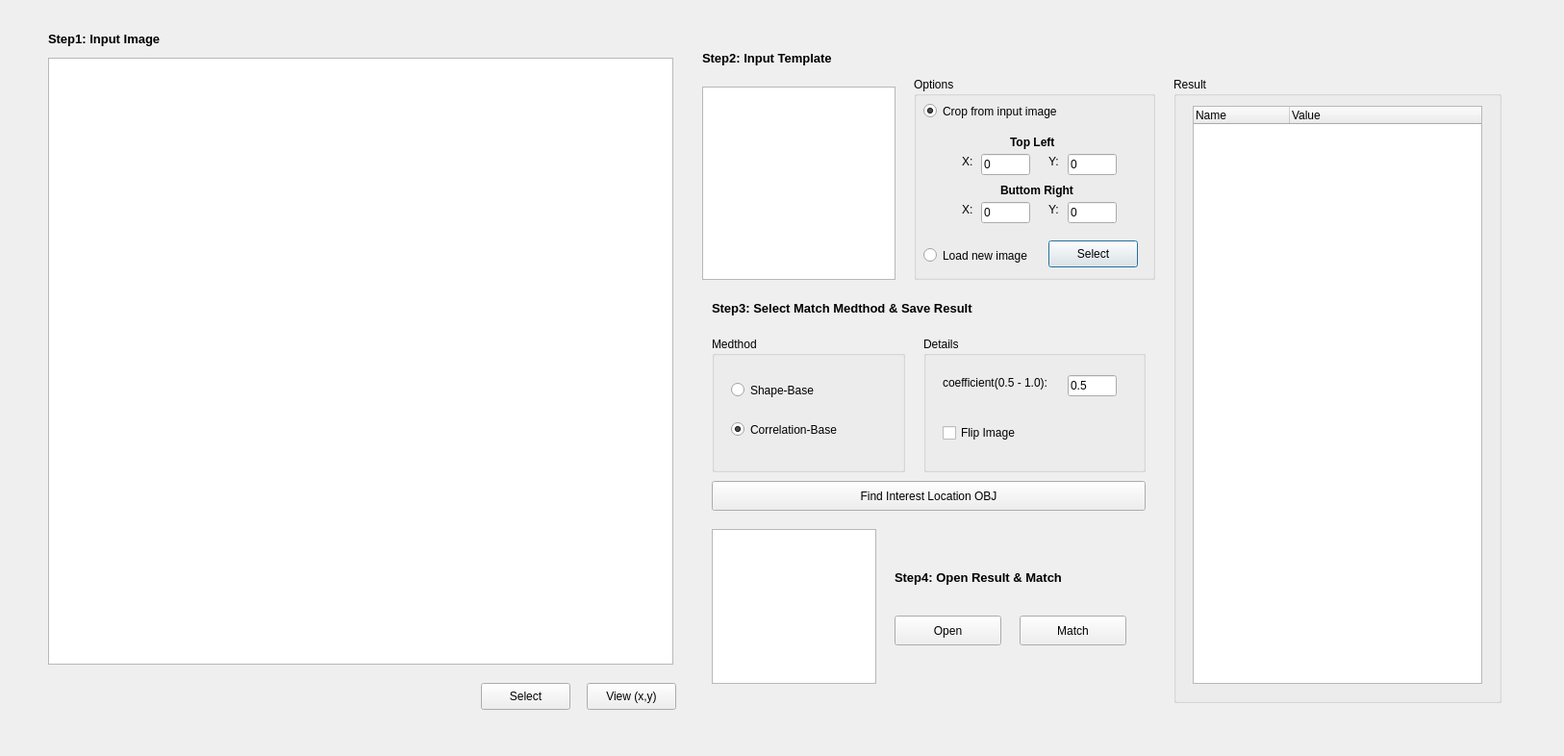
<?xml version="1.0" encoding="UTF-8"?>
<ui version="4.0">
 <class>matchImage</class>
 <widget class="QDialog" name="matchImage">
  <property name="geometry">
   <rect>
    <x>0</x>
    <y>0</y>
    <width>1626</width>
    <height>786</height>
   </rect>
  </property>
  <property name="windowTitle">
   <string>matchImage</string>
  </property>
  <widget class="QListView" name="listView_2">
   <property name="geometry">
    <rect>
     <x>730</x>
     <y>90</y>
     <width>201</width>
     <height>201</height>
    </rect>
   </property>
  </widget>
  <widget class="QLabel" name="viewImage1">
   <property name="geometry">
    <rect>
     <x>70</x>
     <y>90</y>
     <width>600</width>
     <height>571</height>
    </rect>
   </property>
   <property name="text">
    <string/>
   </property>
  </widget>
  <widget class="QGroupBox" name="groupBox_3">
   <property name="geometry">
    <rect>
     <x>950</x>
     <y>80</y>
     <width>251</width>
     <height>211</height>
    </rect>
   </property>
   <property name="title">
    <string>Options</string>
   </property>
   <widget class="QRadioButton" name="chk_newImg">
    <property name="geometry">
     <rect>
      <x>10</x>
      <y>170</y>
      <width>221</width>
      <height>31</height>
     </rect>
    </property>
    <property name="text">
     <string>Load new image</string>
    </property>
   </widget>
   <widget class="QRadioButton" name="chk_crop">
    <property name="geometry">
     <rect>
      <x>10</x>
      <y>20</y>
      <width>161</width>
      <height>31</height>
     </rect>
    </property>
    <property name="text">
     <string>Crop from input image </string>
    </property>
    <property name="checked">
     <bool>true</bool>
    </property>
   </widget>
   <widget class="QLineEdit" name="ty">
    <property name="geometry">
     <rect>
      <x>160</x>
      <y>80</y>
      <width>51</width>
      <height>22</height>
     </rect>
    </property>
    <property name="text">
     <string>0</string>
    </property>
   </widget>
   <widget class="QLineEdit" name="tx">
    <property name="geometry">
     <rect>
      <x>70</x>
      <y>80</y>
      <width>51</width>
      <height>22</height>
     </rect>
    </property>
    <property name="text">
     <string>0</string>
    </property>
   </widget>
   <widget class="QPushButton" name="btn_load2">
    <property name="geometry">
     <rect>
      <x>140</x>
      <y>170</y>
      <width>93</width>
      <height>28</height>
     </rect>
    </property>
    <property name="text">
     <string>Select</string>
    </property>
   </widget>
   <widget class="QLineEdit" name="bx">
    <property name="geometry">
     <rect>
      <x>70</x>
      <y>130</y>
      <width>51</width>
      <height>22</height>
     </rect>
    </property>
    <property name="text">
     <string>0</string>
    </property>
   </widget>
   <widget class="QLineEdit" name="by">
    <property name="geometry">
     <rect>
      <x>160</x>
      <y>130</y>
      <width>51</width>
      <height>22</height>
     </rect>
    </property>
    <property name="text">
     <string>0</string>
    </property>
   </widget>
   <widget class="QLabel" name="label_4">
    <property name="geometry">
     <rect>
      <x>50</x>
      <y>80</y>
      <width>21</width>
      <height>16</height>
     </rect>
    </property>
    <property name="text">
     <string>X:</string>
    </property>
   </widget>
   <widget class="QLabel" name="label_5">
    <property name="geometry">
     <rect>
      <x>50</x>
      <y>130</y>
      <width>21</width>
      <height>16</height>
     </rect>
    </property>
    <property name="text">
     <string>X:</string>
    </property>
   </widget>
   <widget class="QLabel" name="label_6">
    <property name="geometry">
     <rect>
      <x>140</x>
      <y>80</y>
      <width>21</width>
      <height>16</height>
     </rect>
    </property>
    <property name="text">
     <string>Y:</string>
    </property>
   </widget>
   <widget class="QLabel" name="label_7">
    <property name="geometry">
     <rect>
      <x>140</x>
      <y>130</y>
      <width>21</width>
      <height>16</height>
     </rect>
    </property>
    <property name="text">
     <string>Y:</string>
    </property>
   </widget>
   <widget class="QLabel" name="label_8">
    <property name="geometry">
     <rect>
      <x>90</x>
      <y>110</y>
      <width>91</width>
      <height>16</height>
     </rect>
    </property>
    <property name="text">
     <string>&lt;html&gt;&lt;head/&gt;&lt;body&gt;&lt;p&gt;&lt;span style=&quot; font-weight:600;&quot;&gt;Buttom Right&lt;/span&gt;&lt;/p&gt;&lt;/body&gt;&lt;/html&gt;</string>
    </property>
   </widget>
   <widget class="QLabel" name="label_9">
    <property name="geometry">
     <rect>
      <x>100</x>
      <y>60</y>
      <width>61</width>
      <height>16</height>
     </rect>
    </property>
    <property name="text">
     <string>&lt;html&gt;&lt;head/&gt;&lt;body&gt;&lt;p&gt;&lt;span style=&quot; font-weight:600;&quot;&gt;Top Left&lt;/span&gt;&lt;/p&gt;&lt;/body&gt;&lt;/html&gt;</string>
    </property>
   </widget>
  </widget>
  <widget class="QLabel" name="label_2">
   <property name="geometry">
    <rect>
     <x>50</x>
     <y>20</y>
     <width>191</width>
     <height>41</height>
    </rect>
   </property>
   <property name="font">
    <font>
     <pointsize>10</pointsize>
     <weight>75</weight>
     <bold>true</bold>
    </font>
   </property>
   <property name="text">
    <string>Step1: Input Image</string>
   </property>
  </widget>
  <widget class="QLabel" name="viewImage2">
   <property name="geometry">
    <rect>
     <x>750</x>
     <y>110</y>
     <width>161</width>
     <height>161</height>
    </rect>
   </property>
   <property name="text">
    <string/>
   </property>
  </widget>
  <widget class="QGroupBox" name="groupBox_2">
   <property name="geometry">
    <rect>
     <x>1220</x>
     <y>80</y>
     <width>341</width>
     <height>651</height>
    </rect>
   </property>
   <property name="title">
    <string>Result</string>
   </property>
   <widget class="QTreeWidget" name="result">
    <property name="geometry">
     <rect>
      <x>20</x>
      <y>30</y>
      <width>301</width>
      <height>601</height>
     </rect>
    </property>
    <property name="columnCount">
     <number>2</number>
    </property>
    <column>
     <property name="text">
      <string notr="true">Name</string>
     </property>
    </column>
    <column>
     <property name="text">
      <string>Value</string>
     </property>
    </column>
   </widget>
  </widget>
  <widget class="QPushButton" name="btn_viewImg1">
   <property name="geometry">
    <rect>
     <x>610</x>
     <y>710</y>
     <width>93</width>
     <height>28</height>
    </rect>
   </property>
   <property name="text">
    <string>View (x,y)</string>
   </property>
  </widget>
  <widget class="QListView" name="listView">
   <property name="geometry">
    <rect>
     <x>50</x>
     <y>60</y>
     <width>650</width>
     <height>631</height>
    </rect>
   </property>
  </widget>
  <widget class="QPushButton" name="btn_match1">
   <property name="geometry">
    <rect>
     <x>740</x>
     <y>500</y>
     <width>451</width>
     <height>31</height>
    </rect>
   </property>
   <property name="text">
    <string>Find Interest Location OBJ</string>
   </property>
  </widget>
  <widget class="QGroupBox" name="groupBox_4">
   <property name="geometry">
    <rect>
     <x>960</x>
     <y>350</y>
     <width>231</width>
     <height>141</height>
    </rect>
   </property>
   <property name="title">
    <string>Details</string>
   </property>
   <widget class="QLineEdit" name="coef">
    <property name="geometry">
     <rect>
      <x>150</x>
      <y>40</y>
      <width>51</width>
      <height>22</height>
     </rect>
    </property>
    <property name="text">
     <string>0.5</string>
    </property>
   </widget>
   <widget class="QLabel" name="label_3">
    <property name="geometry">
     <rect>
      <x>20</x>
      <y>40</y>
      <width>121</width>
      <height>16</height>
     </rect>
    </property>
    <property name="text">
     <string>coefficient(0.5 - 1.0):</string>
    </property>
   </widget>
   <widget class="QCheckBox" name="chk_Flip">
    <property name="geometry">
     <rect>
      <x>20</x>
      <y>90</y>
      <width>111</width>
      <height>20</height>
     </rect>
    </property>
    <property name="text">
     <string>Flip Image</string>
    </property>
   </widget>
  </widget>
  <widget class="QPushButton" name="btn_load">
   <property name="geometry">
    <rect>
     <x>500</x>
     <y>710</y>
     <width>93</width>
     <height>28</height>
    </rect>
   </property>
   <property name="text">
    <string>Select</string>
   </property>
  </widget>
  <widget class="QGroupBox" name="groupBox">
   <property name="geometry">
    <rect>
     <x>740</x>
     <y>350</y>
     <width>201</width>
     <height>141</height>
    </rect>
   </property>
   <property name="title">
    <string>Medthod</string>
   </property>
   <widget class="QRadioButton" name="chk_correlation">
    <property name="geometry">
     <rect>
      <x>20</x>
      <y>81</y>
      <width>171</width>
      <height>31</height>
     </rect>
    </property>
    <property name="text">
     <string>Correlation-Base</string>
    </property>
    <property name="checked">
     <bool>true</bool>
    </property>
   </widget>
   <widget class="QRadioButton" name="chk_shape">
    <property name="geometry">
     <rect>
      <x>20</x>
      <y>40</y>
      <width>171</width>
      <height>31</height>
     </rect>
    </property>
    <property name="text">
     <string>Shape-Base</string>
    </property>
    <property name="checked">
     <bool>false</bool>
    </property>
   </widget>
  </widget>
  <widget class="QLabel" name="label_10">
   <property name="geometry">
    <rect>
     <x>730</x>
     <y>40</y>
     <width>211</width>
     <height>41</height>
    </rect>
   </property>
   <property name="font">
    <font>
     <pointsize>10</pointsize>
     <weight>75</weight>
     <bold>true</bold>
    </font>
   </property>
   <property name="text">
    <string>Step2: Input Template</string>
   </property>
  </widget>
  <widget class="QLabel" name="label_11">
   <property name="geometry">
    <rect>
     <x>740</x>
     <y>300</y>
     <width>401</width>
     <height>41</height>
    </rect>
   </property>
   <property name="font">
    <font>
     <pointsize>10</pointsize>
     <weight>75</weight>
     <bold>true</bold>
    </font>
   </property>
   <property name="text">
    <string>&lt;html&gt;&lt;head/&gt;&lt;body&gt;&lt;p&gt;Step3: Select Match Medthod &amp;amp; Save Result&lt;/p&gt;&lt;/body&gt;&lt;/html&gt;</string>
   </property>
  </widget>
  <widget class="QListView" name="listView_3">
   <property name="geometry">
    <rect>
     <x>740</x>
     <y>550</y>
     <width>171</width>
     <height>161</height>
    </rect>
   </property>
  </widget>
  <widget class="QLabel" name="viewImage3">
   <property name="geometry">
    <rect>
     <x>760</x>
     <y>570</y>
     <width>131</width>
     <height>121</height>
    </rect>
   </property>
   <property name="text">
    <string/>
   </property>
  </widget>
  <widget class="QPushButton" name="btn_openResult">
   <property name="geometry">
    <rect>
     <x>930</x>
     <y>640</y>
     <width>111</width>
     <height>31</height>
    </rect>
   </property>
   <property name="text">
    <string>Open</string>
   </property>
  </widget>
  <widget class="QPushButton" name="btn_match2">
   <property name="geometry">
    <rect>
     <x>1060</x>
     <y>640</y>
     <width>111</width>
     <height>31</height>
    </rect>
   </property>
   <property name="text">
    <string>Match</string>
   </property>
  </widget>
  <widget class="QLabel" name="label_12">
   <property name="geometry">
    <rect>
     <x>930</x>
     <y>580</y>
     <width>261</width>
     <height>41</height>
    </rect>
   </property>
   <property name="font">
    <font>
     <pointsize>10</pointsize>
     <weight>75</weight>
     <bold>true</bold>
    </font>
   </property>
   <property name="text">
    <string>&lt;html&gt;&lt;head/&gt;&lt;body&gt;&lt;p&gt;Step4: Open Result &amp;amp; Match&lt;/p&gt;&lt;/body&gt;&lt;/html&gt;</string>
   </property>
  </widget>
  <zorder>listView</zorder>
  <zorder>listView_2</zorder>
  <zorder>viewImage1</zorder>
  <zorder>groupBox_3</zorder>
  <zorder>label_2</zorder>
  <zorder>viewImage2</zorder>
  <zorder>groupBox_2</zorder>
  <zorder>btn_viewImg1</zorder>
  <zorder>btn_match1</zorder>
  <zorder>groupBox_4</zorder>
  <zorder>btn_load</zorder>
  <zorder>groupBox</zorder>
  <zorder>label_10</zorder>
  <zorder>label_11</zorder>
  <zorder>listView_3</zorder>
  <zorder>viewImage3</zorder>
  <zorder>btn_openResult</zorder>
  <zorder>btn_match2</zorder>
  <zorder>label_12</zorder>
 </widget>
 <layoutdefault spacing="6" margin="11"/>
 <resources/>
 <connections/>
</ui>
